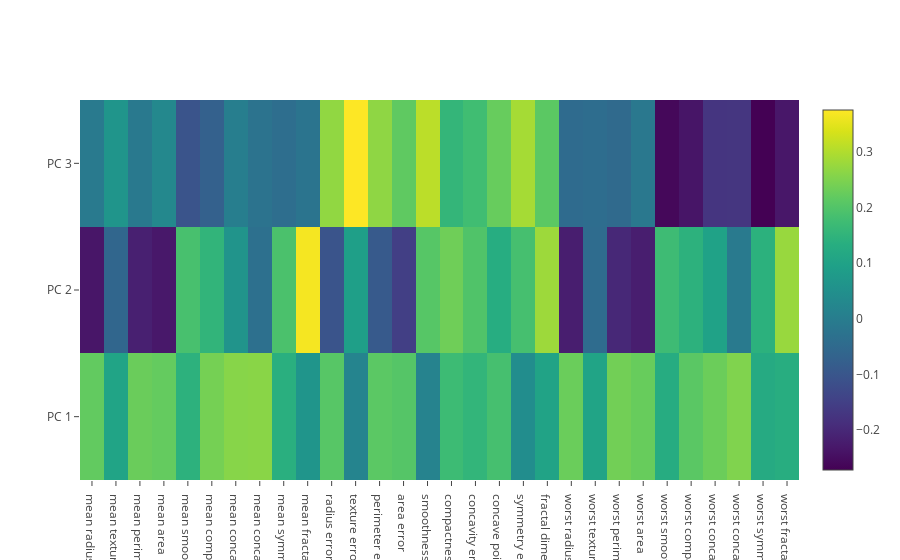

The notebook cell this image was saved under:
### Code cell
data = go.Heatmap(z=pca.components_, 
                  x=bunch.feature_names, 
                  y=['PC 1', 'PC 2', 'PC 3'], 
                  colorscale='Viridis')
 
# Plot heatmap.
plotly.offline.iplot([data], filename='heatmap')
#This plot shows how each feature correlates with each principal component

### Figure 1 — Plotly figure (JSON) as saved in the notebook; plotly's stock layout.template omitted (floating-point values rounded to 4 significant figures)
{"data": [{"colorscale": "Viridis", "type": "heatmap", "x": ["mean radius", "mean texture", "mean perimeter", "mean area", "mean smoothness", "mean compactness", "mean concavity", "mean concave points", "mean symmetry", "mean fractal dimension", "radius error", "texture error", "perimeter error", "area error", "smoothness error", "compactness error", "concavity error", "concave points error", "symmetry error", "fractal dimension error", "worst radius", "worst texture", "worst perimeter", "worst area", "worst smoothness", "worst compactness", "worst concavity", "worst concave points", "worst symmetry", "worst fractal dimension"], "y": ["PC 1", "PC 2", "PC 3"], "z": [[0.2189, 0.1037, 0.2275, 0.221, 0.1426, 0.2393, 0.2584, 0.2609, 0.1382, 0.06436, 0.206, 0.01743, 0.2113, 0.2029, 0.01453, 0.1704, 0.1536, 0.1834, 0.0425, 0.1026, 0.228, 0.1045, 0.2366, 0.2249, 0.128, 0.2101, 0.2288, 0.2509, 0.1229, 0.1318], [-0.2339, -0.05971, -0.2152, -0.2311, 0.1861, 0.1519, 0.06017, -0.03477, 0.1903, 0.3666, -0.1056, 0.08998, -0.08946, -0.1523, 0.2044, 0.2327, 0.1972, 0.1303, 0.1838, 0.2801, -0.2199, -0.04547, -0.1999, -0.2194, 0.1723, 0.1436, 0.09796, -0.008257, 0.1419, 0.2753], [-0.008531, 0.06455, -0.009314, 0.0287, -0.1043, -0.07409, 0.002734, -0.02556, -0.04024, -0.02257, 0.2685, 0.3746, 0.2666, 0.216, 0.3088, 0.1548, 0.1765, 0.2247, 0.2886, 0.2115, -0.04751, -0.0423, -0.04855, -0.0119, -0.2598, -0.2361, -0.1731, -0.1703, -0.2713, -0.2328]]}], "layout": {}}
